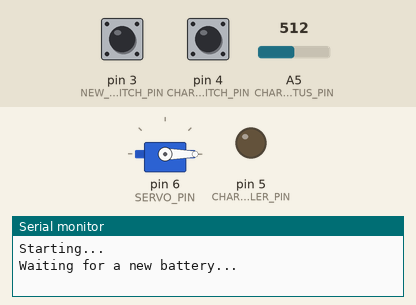
Bench run of a program on a simulated Arduino Uno, built with avr-gcc and run on an emulated ATmega328P. On the bench: servo, output pins drawn as LEDs (lit = HIGH), the last lines printed to the serial monitor. The test bench sets the inputs (shaded band); at power-on: pin 3 (NEW_BATTERY_SWITCH_PIN) HIGH, A5 (CHARGER_STATUS_PIN) = 512, pin 4 (CHARGED_BATTERY_SWITCH_PIN) HIGH.

Above: at 2.8 s.
2.9 s: pin 3 (NEW_BATTERY_SWITCH_PIN) pulled LOW for 1.2 s
At 4.2 s:
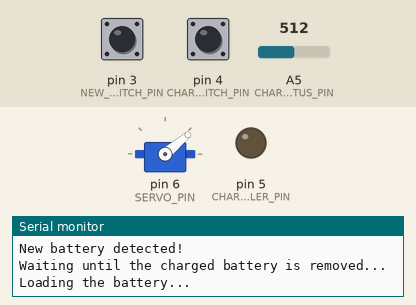
At 6.3 s:
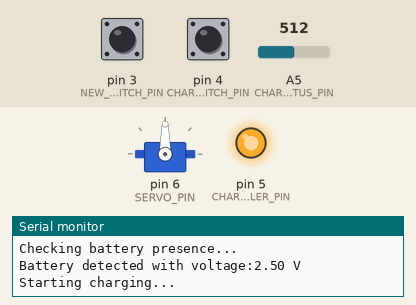
6.4 s: A5 (CHARGER_STATUS_PIN) set to 390
8.4 s: A5 (CHARGER_STATUS_PIN) set to 410
12.5 s: A5 (CHARGER_STATUS_PIN) set to 385
14.0 s: A5 (CHARGER_STATUS_PIN) set to 511
18.1 s: A5 (CHARGER_STATUS_PIN) set to 306
Timing chart, 0 to 20.6 s (numbered marks = the images above; inputs shaded):
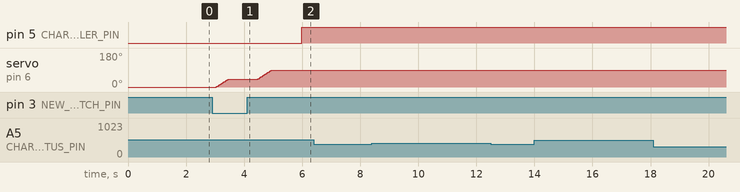

The program:

main.cpp
```cpp
#include <Arduino.h>
#include <Servo.h>

// Battery voltage pin
#define BATTERY_VOLTAGE_PIN A0

// Charger status pin
#define CHARGER_STATUS_PIN A5

// New battery switch pin
#define NEW_BATTERY_SWITCH_PIN 3

// Charged battery switch pin
#define CHARGED_BATTERY_SWITCH_PIN 4

// Analog reference voltage
#define ANALOG_REFERENCE_VOLTAGE 5

// Charger enabler pin
#define CHARGER_ENABLER_PIN 5

// Servo pin
#define SERVO_PIN 6

// Load angle
#define LOAD_ANGLE 40

// Charge angle
#define CHARGE_ANGLE 90

// Unload angle
#define UNLOAD_ANGLE 120


// Battery voltage threshold
#define BATTERY_VOLTAGE_THRESHOLD 0.5

// Charger status threshold
#define CHARGER_STATUS_THRESHOLD 400

// Create a Servo object
Servo myServo;

int servo_position;

// Battery measure function
float measureBatteryVoltage() {
  return (float) analogRead(BATTERY_VOLTAGE_PIN) * ANALOG_REFERENCE_VOLTAGE / 1023;
}

// Moves smoothly the servo
void moveServo(int angle) {
  if (angle > servo_position) {
    for (int i = servo_position; i <= angle; i++) {
      myServo.write(i);
      delay(10);
    }
  }
  else {
    for (int i = servo_position; i >= angle; i--) {
      myServo.write(i);
      delay(10);
    }
  }
  servo_position = angle;
}

// Battery load function
void loadBattery() {
  // myServo.write(0);
  moveServo(LOAD_ANGLE);
  delay(1000);
  moveServo(CHARGE_ANGLE);
  delay(1000);
}

// Battery unload function
void unloadBattery() {
  // myServo.write(20);
  myServo.write(UNLOAD_ANGLE);
  delay(2000);
}

void setup() {

  // Initialize serial communication
  Serial.begin(9600);
  Serial.println("Starting...");

  // Set pins directions
  pinMode(BATTERY_VOLTAGE_PIN, INPUT);
  pinMode(CHARGER_STATUS_PIN, INPUT);
  pinMode(NEW_BATTERY_SWITCH_PIN, INPUT);
  pinMode(CHARGED_BATTERY_SWITCH_PIN, INPUT);
  pinMode(CHARGER_ENABLER_PIN, OUTPUT);
  pinMode(SERVO_PIN, OUTPUT);

  // Setting switches pull-ups
  pinMode(NEW_BATTERY_SWITCH_PIN, INPUT_PULLUP);
  pinMode(CHARGED_BATTERY_SWITCH_PIN, INPUT_PULLUP);

  // Attach the servo to the pin
  myServo.attach(SERVO_PIN);
  myServo.write(0);
  servo_position = 0;


}

void loop() {

  while(true){

  // TODO add a check if a battery is already loaded (in case of crash or power down during the charge)

  // Wait for a new battery
  Serial.println("Waiting for a new battery...");
  while (digitalRead(NEW_BATTERY_SWITCH_PIN) == HIGH) {
    delay(1000);
  }

  // New battery detected
  Serial.println("New battery detected!");

  // If there is still a charged battery, wait until it is removed
  if(digitalRead(CHARGED_BATTERY_SWITCH_PIN) == HIGH){
    Serial.println("Waiting until the charged battery is removed...");
  }
  while (digitalRead(CHARGED_BATTERY_SWITCH_PIN) == LOW) {
    delay(1000);
  }

  // Load the battery
  Serial.println("Loading the battery...");
  loadBattery();

  // Check battery presence
  Serial.println("Checking battery presence...");

  // Disable the charger
  digitalWrite(CHARGER_ENABLER_PIN, LOW);

  // Measure battery voltage
  float batteryVoltage = measureBatteryVoltage();

  if (batteryVoltage < BATTERY_VOLTAGE_THRESHOLD) {
    Serial.println("Battery not present!");
    // TODO do something smart about this, like counting the errors and stop after n retries
    // There may be a dead cell? How to deal with that?
    continue;
  }

  // Battery detected
  Serial.print ("Battery detected with voltage:");
  Serial.print(batteryVoltage);
  Serial.println(" V");

  // Start charging
  Serial.println("Starting charging...");

  // Enable the charger
  digitalWrite(CHARGER_ENABLER_PIN, HIGH);

  // Wait untile the charging starts
  unsigned int timer = 0;
  while (analogRead(CHARGER_STATUS_PIN) > CHARGER_STATUS_THRESHOLD && timer < 5) {
    delay(1000);
    timer++;
  }
  if (timer >= 5) {
    Serial.println("Charging failed to start!");
    unloadBattery();
    continue;
  }


  Serial.println("Charging started!");

  unsigned int charge_timer = 0;
  timer = 0;
  while (true) {
    if (timer > 5) {
      break;
    }
    if (analogRead(CHARGER_STATUS_PIN) > CHARGER_STATUS_THRESHOLD) {
      timer++;
    }
    else {
      timer = 0;
    }
    delay(1000);
    charge_timer++;
    // Serial.print("Charging: Voltage ");
    // Serial.print(measureBatteryVoltage());
    // Serial.print(" V, Charger status: ");
    // Serial.print(analogRead(CHARGER_STATUS_PIN));
    // Serial.print(", Timer: ");
    // Serial.print(charge_timer);
    // Serial.println(" s");

  }

  // Charging finished
  Serial.print("Charging finished!");

  // Print stats like charge time and capacity charged?
  Serial.print(" Charged in ");
  Serial.print(charge_timer);
  Serial.println(" s");

  // Check if the battery can be removed
  if(digitalRead(CHARGED_BATTERY_SWITCH_PIN) == HIGH){
    Serial.println("Waiting until there is space to remove the battery...");
  }
  while (digitalRead(CHARGED_BATTERY_SWITCH_PIN) == LOW) {
    delay(1000);
  }

  // Unload the battery
  Serial.println("Unloading the battery...");
  unloadBattery();

  }

}
```

Measured:
- after the input at 2.9 s, pin 5 (CHARGER_ENABLER_PIN): LOW → HIGH after 3.1 s; servo on pin 6 (SERVO_PIN): moves from 0° to 90° over 1.9 s, starting after 0.14 s
- after the input at 8.4 s, every drawn part: stays the same
- after the input at 12.5 s, every drawn part: stays the same
- after the input at 14.0 s, every drawn part: stays the same
- after the input at 18.1 s, every drawn part: stays the same
